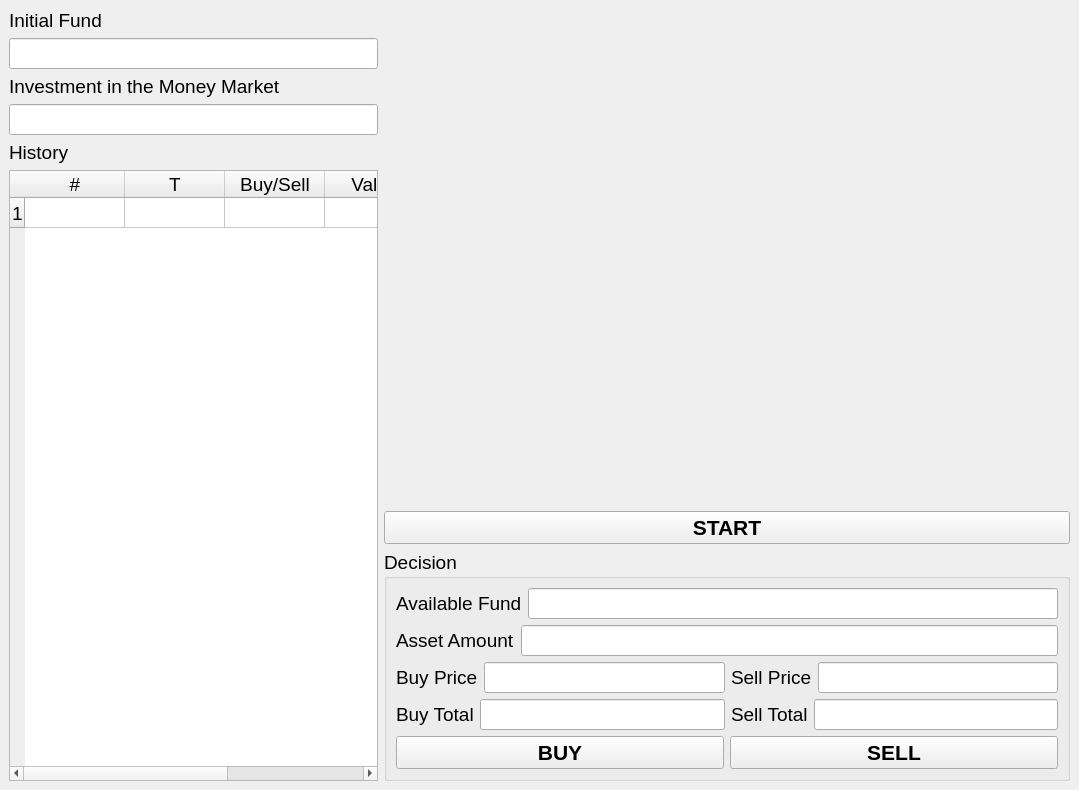
<?xml version="1.0" encoding="UTF-8"?>
<ui version="4.0">
 <class>MainWindow</class>
 <widget class="QMainWindow" name="MainWindow">
  <property name="geometry">
   <rect>
    <x>0</x>
    <y>0</y>
    <width>1079</width>
    <height>790</height>
   </rect>
  </property>
  <property name="windowTitle">
   <string>Main</string>
  </property>
  <property name="toolButtonStyle">
   <enum>Qt::ToolButtonIconOnly</enum>
  </property>
  <widget class="QWidget" name="centralwidget">
   <layout class="QHBoxLayout" name="horizontalLayout" stretch="35,65">
    <item>
     <layout class="QVBoxLayout" name="verticalLayout">
      <property name="sizeConstraint">
       <enum>QLayout::SetDefaultConstraint</enum>
      </property>
      <item>
       <widget class="QLabel" name="label">
        <property name="font">
         <font>
          <pointsize>14</pointsize>
         </font>
        </property>
        <property name="text">
         <string>Initial Fund</string>
        </property>
       </widget>
      </item>
      <item>
       <widget class="QLineEdit" name="lineEditInitFund">
        <property name="font">
         <font>
          <pointsize>14</pointsize>
         </font>
        </property>
       </widget>
      </item>
      <item>
       <widget class="QLabel" name="label_2">
        <property name="font">
         <font>
          <pointsize>14</pointsize>
         </font>
        </property>
        <property name="text">
         <string>Investment in the Money Market</string>
        </property>
       </widget>
      </item>
      <item>
       <widget class="QLineEdit" name="lineEditMoneyMarket">
        <property name="font">
         <font>
          <pointsize>14</pointsize>
         </font>
        </property>
       </widget>
      </item>
      <item>
       <widget class="QLabel" name="label_3">
        <property name="font">
         <font>
          <pointsize>14</pointsize>
         </font>
        </property>
        <property name="text">
         <string>History</string>
        </property>
       </widget>
      </item>
      <item>
       <widget class="QTableWidget" name="tableWidgetHistory">
        <property name="font">
         <font>
          <pointsize>14</pointsize>
         </font>
        </property>
        <attribute name="verticalHeaderDefaultSectionSize">
         <number>30</number>
        </attribute>
        <row>
         <property name="text">
          <string>1</string>
         </property>
        </row>
        <column>
         <property name="text">
          <string>#</string>
         </property>
        </column>
        <column>
         <property name="text">
          <string>T</string>
         </property>
        </column>
        <column>
         <property name="text">
          <string>Buy/Sell</string>
         </property>
        </column>
        <column>
         <property name="text">
          <string>Value</string>
         </property>
        </column>
        <column>
         <property name="text">
          <string>Total Asset</string>
         </property>
        </column>
       </widget>
      </item>
     </layout>
    </item>
    <item>
     <layout class="QVBoxLayout" name="verticalLayout2" stretch="1,0,0">
      <property name="sizeConstraint">
       <enum>QLayout::SetDefaultConstraint</enum>
      </property>
      <item>
       <layout class="QHBoxLayout" name="graphLayout"/>
      </item>
      <item>
       <widget class="QPushButton" name="pushButtonStart">
        <property name="font">
         <font>
          <pointsize>16</pointsize>
          <weight>75</weight>
          <bold>true</bold>
         </font>
        </property>
        <property name="text">
         <string>START</string>
        </property>
       </widget>
      </item>
      <item>
       <widget class="QGroupBox" name="groupBox">
        <property name="font">
         <font>
          <pointsize>14</pointsize>
         </font>
        </property>
        <property name="title">
         <string>Decision</string>
        </property>
        <layout class="QVBoxLayout" name="verticalLayout_4">
         <item>
          <layout class="QVBoxLayout" name="verticalLayout_3">
           <item>
            <layout class="QHBoxLayout" name="horizontalLayout_4">
             <item>
              <widget class="QLabel" name="label_5">
               <property name="font">
                <font>
                 <pointsize>14</pointsize>
                </font>
               </property>
               <property name="text">
                <string>Available Fund</string>
               </property>
              </widget>
             </item>
             <item>
              <widget class="QLineEdit" name="lineEditAvailableFund">
               <property name="font">
                <font>
                 <pointsize>14</pointsize>
                </font>
               </property>
              </widget>
             </item>
            </layout>
           </item>
           <item>
            <layout class="QHBoxLayout" name="horizontalLayout_3">
             <item>
              <widget class="QLabel" name="label_4">
               <property name="font">
                <font>
                 <pointsize>14</pointsize>
                </font>
               </property>
               <property name="text">
                <string>Asset Amount</string>
               </property>
              </widget>
             </item>
             <item>
              <widget class="QLineEdit" name="lineEditAssetAmount">
               <property name="font">
                <font>
                 <pointsize>14</pointsize>
                </font>
               </property>
              </widget>
             </item>
            </layout>
           </item>
           <item>
            <layout class="QHBoxLayout" name="horizontalLayout_5">
             <item>
              <widget class="QLabel" name="label_7">
               <property name="text">
                <string>Buy Price</string>
               </property>
              </widget>
             </item>
             <item>
              <widget class="QLineEdit" name="lineEditBuyPrice"/>
             </item>
             <item>
              <widget class="QLabel" name="label_6">
               <property name="text">
                <string>Sell Price</string>
               </property>
              </widget>
             </item>
             <item>
              <widget class="QLineEdit" name="lineEditSellPrice"/>
             </item>
            </layout>
           </item>
           <item>
            <layout class="QHBoxLayout" name="horizontalLayout_7">
             <item>
              <widget class="QLabel" name="label_9">
               <property name="text">
                <string>Buy Total</string>
               </property>
              </widget>
             </item>
             <item>
              <widget class="QLineEdit" name="lineEditBuyTotal"/>
             </item>
             <item>
              <widget class="QLabel" name="label_8">
               <property name="text">
                <string>Sell Total</string>
               </property>
              </widget>
             </item>
             <item>
              <widget class="QLineEdit" name="lineEditSellTotal"/>
             </item>
            </layout>
           </item>
           <item>
            <layout class="QHBoxLayout" name="horizontalLayout_2">
             <item>
              <widget class="QPushButton" name="pushButtonBuy">
               <property name="font">
                <font>
                 <pointsize>16</pointsize>
                 <weight>75</weight>
                 <bold>true</bold>
                </font>
               </property>
               <property name="text">
                <string>BUY</string>
               </property>
              </widget>
             </item>
             <item>
              <widget class="QPushButton" name="pushButtonSell">
               <property name="font">
                <font>
                 <pointsize>16</pointsize>
                 <weight>75</weight>
                 <bold>true</bold>
                </font>
               </property>
               <property name="text">
                <string>SELL</string>
               </property>
              </widget>
             </item>
            </layout>
           </item>
          </layout>
         </item>
        </layout>
       </widget>
      </item>
     </layout>
    </item>
   </layout>
   <zorder>verticalLayoutWidget</zorder>
   <zorder>verticalLayoutWidget_2</zorder>
   <zorder>verticalLayoutWidget</zorder>
   <zorder>matplotlibwidget</zorder>
  </widget>
 </widget>
 <resources/>
 <connections/>
</ui>
